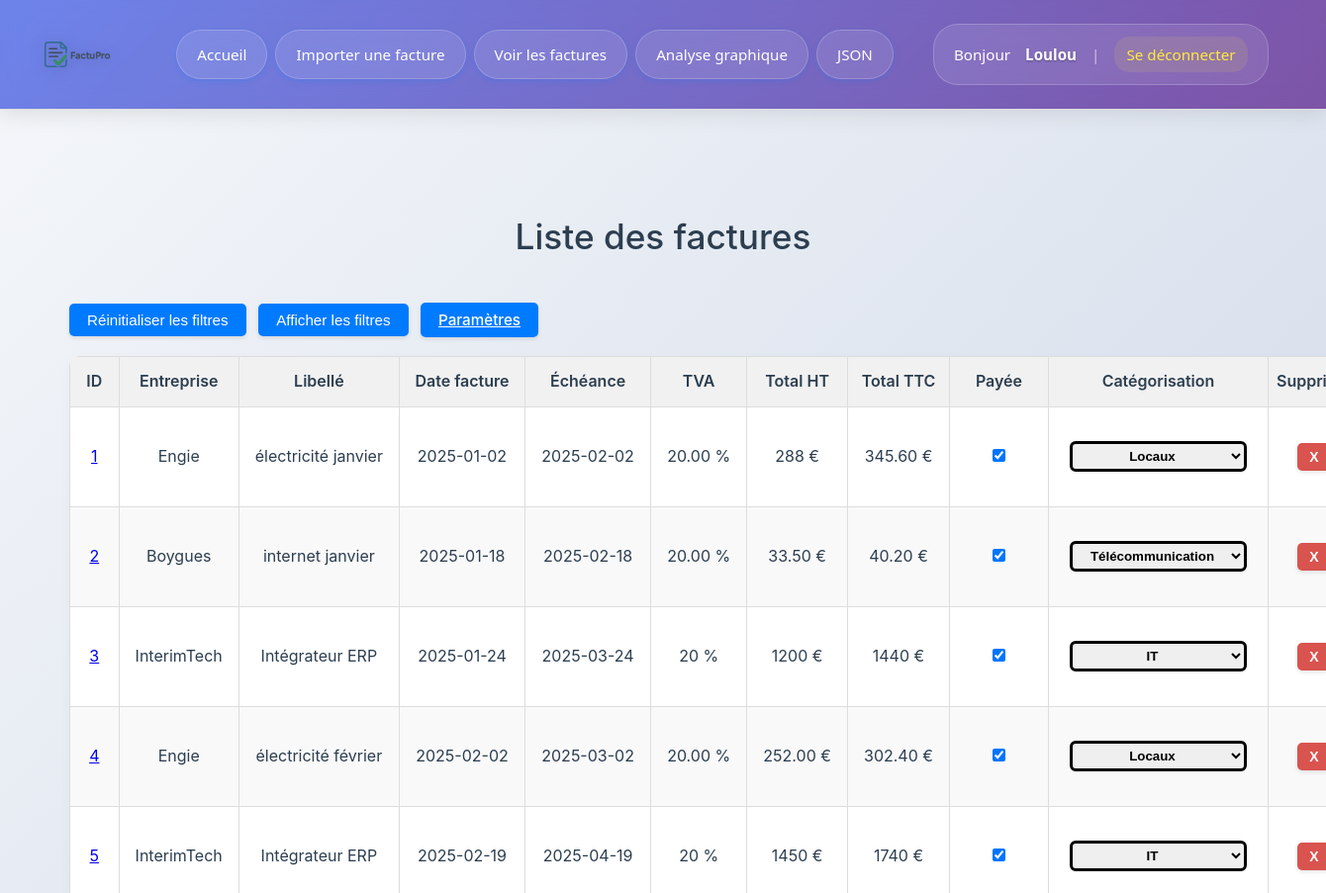
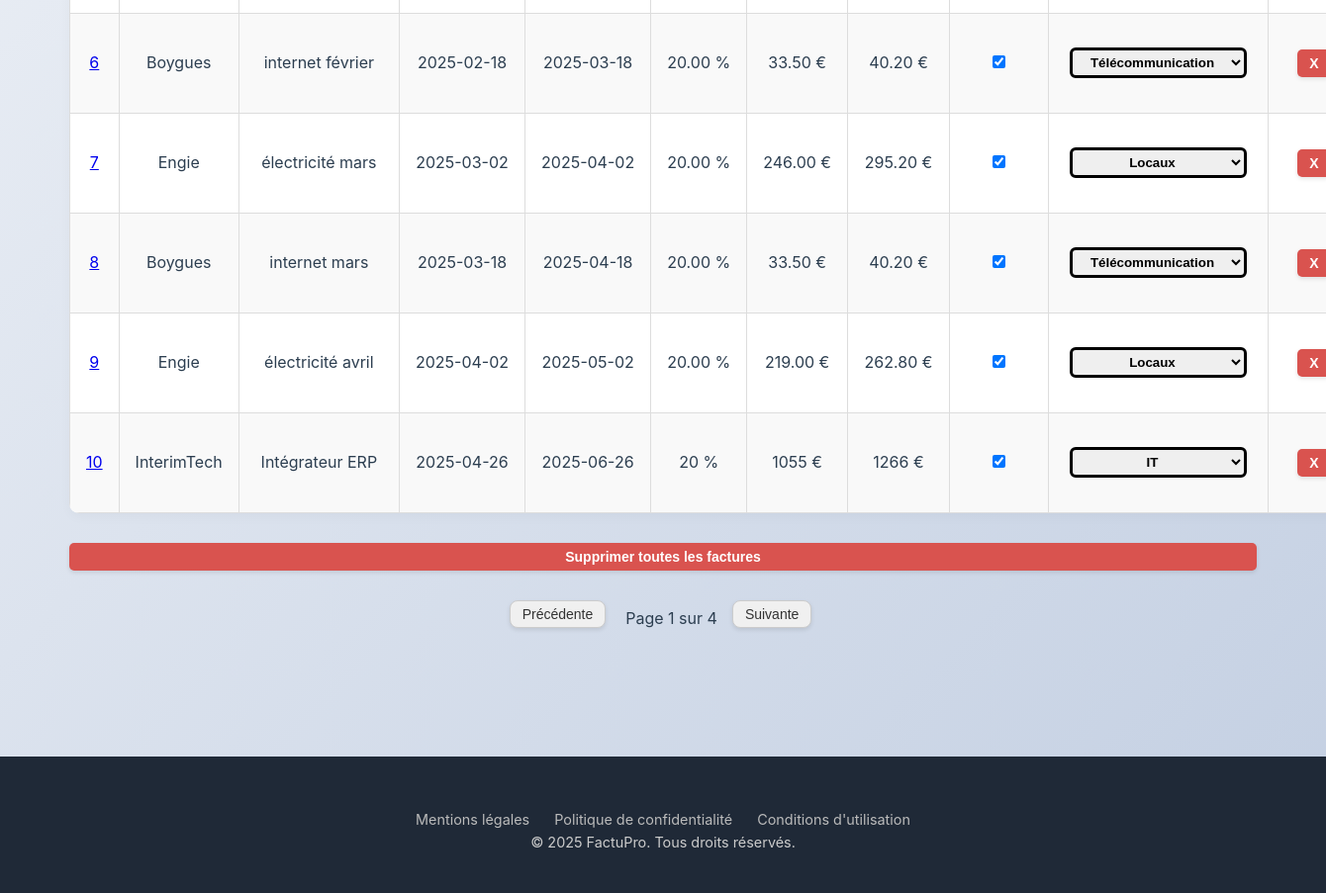
Screenshot of /factures (signed in) with the database file from the repository (2 pictures, top to bottom).
### tables this page shows
CREATE TABLE factures (
            id INTEGER PRIMARY KEY AUTOINCREMENT,
            fournisseur TEXT,
            date_facture TEXT,
            numero_facture TEXT,
            montant_total TEXT,
            TVA TEXT,
            utilisateur_id INTEGER,
            nom_fichier TEXT,
            facture_payee INTEGER DEFAULT 0,
            numero_client TEXT,
            echeance TEXT,
            somme_finale TEXT, categorie TEXT DEFAULT "Non-catégorisée",
            FOREIGN KEY (utilisateur_id) REFERENCES utilisateurs(id)
        );

### app.py (the view)
@app.route('/factures')
def afficher_factures():
    conn = sqlite3.connect('factures.db')
    conn.row_factory = sqlite3.Row
    c = conn.cursor()
    c.execute('SELECT * FROM factures WHERE utilisateur_id = ?', (session['utilisateur_id'],))
    factures = c.fetchall()
    conn.close()
    categories = get_categories()
    return render_template('factures.html', factures=factures, categories=categories)

### app.py (called while the page is built)
@app.before_request
def verifier_connexion():
    if request.endpoint in ['upload', 'afficher_factures', 'analyse'] and 'utilisateur_id' not in session:
        return redirect(url_for('login'))

def get_categories():
    conn = sqlite3.connect('categories.db')
    conn.row_factory = sqlite3.Row
    cursor = conn.cursor()
    cursor.execute("SELECT nom_categorie, couleur FROM categories")
    categories = cursor.fetchall()
    conn.close()
    return categories

@app.context_processor
def injecter_pseudo():
    return {"pseudo": session.get("pseudo")}

### templates/factures.html (shortened to what this page needs)
<!DOCTYPE html>
<html lang="fr">
  <head>
    <link rel="stylesheet" href="{{ url_for('static', filename='style.css') }}">
  </head>
  <body>
    {% include 'header.html' %}
    <div class="container">
      <h1>Liste des factures</h1>
      <button type="button" id="reset-filters-btn" class="standard-btn">Réinitialiser les filtres</button>
      <button id="toggle-filters-btn" class="standard-btn">Afficher les filtres</button>
      <a href="/parametres" class="standard-btn">Paramètres</a>
      <table id="table-factures">
        <thead>
          <tr>
            <th>ID</th>
            <th>
              Entreprise <br>
            </th>
            <th>
              Libellé <br>
            </th>
            <th>
              Date facture
            </th>
            <th>
              Échéance
            </th>
            <th>TVA</th>
            <th>Total HT</th>
            <th>Total TTC</th>
            <th>
              Payée <br>
            </th>
            <th>
              Catégorisation <br>
            </th>
            <th>Supprimer</th>
          </tr>
        </thead>
        <tbody>
          {% for f in factures %}
            <tr>
              <td>
                {% if f['nom_fichier'] %}
                  <a href="{{ url_for('telecharger_fichier', filename=f['nom_fichier']) }}" target="_blank" title="Télécharger la facture {{ f['id'] }}">
                    {{ f['id'] }}
                  </a>
                {% else %}
                  {{ f['id'] }}
                {% endif %}
              </td>
              <td>{{ f['fournisseur'] }}</td>
              <td>{{ f['numero_facture'] }}</td>
              <td>{{ f['date_facture'] }}</td>
              <td>{{ f['echeance'] }}</td>
              <td>{{ f['TVA'] }} %</td>
              <td>{{ f['somme_finale'] }} €</td>
              <td>{{ f['montant_total'] }} €</td>
              <td>
                <form action="{{ url_for('toggle_payee', facture_id=f['id']) }}" method="post">
                  <input type="checkbox" name="checkbox_paiement" {% if f['facture_payee'] == 1 %}checked{% endif %} onchange="this.form.submit()">
                </form>
              </td>
              <td class="categorie-cell {{ f['categorie']|lower|replace(' ', '_')|replace('é', 'e')|replace('-', '_') }}">
                <form method="POST" action="{{ url_for('modifier_categorie', facture_id=f['id']) }}">
                  <select name="categorie" onchange="this.form.submit()">
                    {% for cat in categories %}
                      <option value="{{ cat['nom_categorie'] }}" {% if f['categorie'] == cat['nom_categorie'] %}selected{% endif %}>
                        {{ cat['nom_categorie'] }}
                      </option>
                    {% endfor %}
                  </select>
                </form>
              </td>
              <td>
                <form method="POST" action="/supprimer/{{ f['id'] }}" onsubmit="return confirm('Confirmer la suppression ?');">
                  <button type="submit" class="danger">X</button>
                </form>
              </td>
            </tr>
          {% endfor %}
        </tbody>
      </table>
      <form method="POST" action="/supprimer_tout" onsubmit="return confirm('Supprimer toutes les factures ?');">
        <button type="submit" class="danger full">Supprimer toutes les factures</button>
      </form>
      <div id="pagination-controls" class="pagination">
        <button id="prevPage" disabled>Précédente</button>
        <span id="pageInfo">Page 1</span>
        <button id="nextPage">Suivante</button>
      </div>
    </div>
    {% include 'footer.html' %}
  </body>
</html>

### templates/header.html (shortened to what this page needs)
<!DOCTYPE html>
<html lang="fr">
<head>
</head>
<body>
    <header class="header">
        <div class="header-content">
            <div class="left-section">
                <div class="logo">
                    <img src="/static/logo.png" alt="Logo">
                </div>
                <nav class="nav-links">
                    <a href="/">Accueil</a>
                    <a href="/upload">Importer une facture</a>
                    <a href="/factures">Voir les factures</a>
                    <a href="/analyse">Analyse graphique</a>
                    <a href="/factures/json/page">JSON</a>
                </nav>
            </div>
            <div class="user-info">
                Bonjour <strong>{{ pseudo }}</strong>
                <span class="separator">|</span>
                <a href="/logout" class="logout-link">Se déconnecter</a>
            </div>
        </div>
    </header>
</body>
</html>

### templates/footer.html
<footer class="footer">
    <div class="links">
        <a href="#">Mentions légales</a>
        <a href="#">Politique de confidentialité</a>
        <a href="#">Conditions d'utilisation</a>
    </div>
        <p>&copy; 2025 FactuPro. Tous droits réservés.</p>
</footer>

### templates/header.html (style rules this page uses)
* { margin: 0; padding: 0; box-sizing: border-box; }
.header { background: linear-gradient(135deg, #667eea 0%, #764ba2 100%); box-shadow: 0 4px 20px rgba(0, 0, 0, 0.1); padding: 0; position: relative; overflow: hidden; }
.header::before { content: ''; position: absolute; top: 0; left: 0; right: 0; bottom: 0; background: rgba(255, 255, 255, 0.05); backdrop-filter: blur(10px); }
.header-content { display: flex; align-items: center; justify-content: space-between; padding: 15px 40px 15px 20px; position: relative; z-index: 2; max-width: 1400px; margin: 0 auto; }
.left-section { display: flex; align-items: center; gap: 50px; flex: 1; max-width: 70%; }
.logo { display: flex; align-items: center; flex-shrink: 0; margin-right: 10px; }
.logo img { height: 80px; width: auto; filter: drop-shadow(0 2px 8px rgba(0, 0, 0, 0.2)); transition: transform 0.3s ease; }
.nav-links { display: flex; align-items: center; gap: 8px; }
.nav-links a { color: white; text-decoration: none; padding: 12px 20px; border-radius: 25px; font-weight: 500; font-size: 0.95em; transition: all 0.3s cubic-bezier(0.4, 0, 0.2, 1); position: relative; overflow: hidden; background: rgba(255, 255, 255, 0.1); backdrop-filter: blur(10px); border: 1px solid rgba(255, 255, 255, 0.2); }
.nav-links a::before { content: ''; position: absolute; top: 0; left: -100%; width: 100%; height: 100%; background: linear-gradient(90deg, transparent, rgba(255, 255, 255, 0.2), transparent); transition: left 0.5s; }
.user-info { color: white; font-size: 0.95em; font-weight: 500; display: flex; align-items: center; gap: 15px; background: rgba(255, 255, 255, 0.1); backdrop-filter: blur(10px); padding: 12px 20px; border-radius: 25px; border: 1px solid rgba(255, 255, 255, 0.2); flex-shrink: 0; margin-left: 40px; }
.user-info strong { color: #fff; text-shadow: 0 1px 2px rgba(0, 0, 0, 0.3); }
.user-info .separator { color: rgba(255, 255, 255, 0.6); font-weight: 300; }
.logout-link { color: #ffeb3b !important; text-decoration: none; font-weight: 600; transition: all 0.3s ease; padding: 6px 12px; border-radius: 15px; background: rgba(255, 235, 59, 0.1); }
.header-content > * { animation: slideInFromTop 0.6s ease-out; }
.nav-links a:nth-child(1) { animation-delay: 0.1s; }
.nav-links a:nth-child(2) { animation-delay: 0.2s; }
.nav-links a:nth-child(3) { animation-delay: 0.3s; }
.nav-links a:nth-child(4) { animation-delay: 0.4s; }
.nav-links a:nth-child(5) { animation-delay: 0.5s; }

### rows the page displays
factures: id "1", fournisseur "Engie", numero_facture "électricité janvier", date_facture "2025-01-02", echeance "2025-02-02", TVA "20.00", somme_finale "288", montant_total "345.60", facture_payee "☑", categorie "Locaux"
factures: id "2", fournisseur "Boygues", numero_facture "internet janvier", date_facture "2025-01-18", echeance "2025-02-18", TVA "20.00", somme_finale "33.50", montant_total "40.20", facture_payee "☑", categorie "Télécommunication"
factures: id "3", fournisseur "InterimTech", numero_facture "Intégrateur ERP", date_facture "2025-01-24", echeance "2025-03-24", TVA "20", somme_finale "1200", montant_total "1440", facture_payee "☑", categorie "IT"
factures: id "4", fournisseur "Engie", numero_facture "électricité février", date_facture "2025-02-02", echeance "2025-03-02", TVA "20.00", somme_finale "252.00", montant_total "302.40", facture_payee "☑", categorie "Locaux"
factures: id "5", fournisseur "InterimTech", numero_facture "Intégrateur ERP", date_facture "2025-02-19", echeance "2025-04-19", TVA "20", somme_finale "1450", montant_total "1740", facture_payee "☑", categorie "IT"
factures: id "6", fournisseur "Boygues", numero_facture "internet février", date_facture "2025-02-18", echeance "2025-03-18", TVA "20.00", somme_finale "33.50", montant_total "40.20", facture_payee "☑", categorie "Télécommunication"
factures: id "7", fournisseur "Engie", numero_facture "électricité mars", date_facture "2025-03-02", echeance "2025-04-02", TVA "20.00", somme_finale "246.00", montant_total "295.20", facture_payee "☑", categorie "Locaux"
factures: id "8", fournisseur "Boygues", numero_facture "internet mars", date_facture "2025-03-18", echeance "2025-04-18", TVA "20.00", somme_finale "33.50", montant_total "40.20", facture_payee "☑", categorie "Télécommunication"
factures: id "9", fournisseur "Engie", numero_facture "électricité avril", date_facture "2025-04-02", echeance "2025-05-02", TVA "20.00", somme_finale "219.00", montant_total "262.80", facture_payee "☑", categorie "Locaux"
factures: id "10", fournisseur "InterimTech", numero_facture "Intégrateur ERP", date_facture "2025-04-26", echeance "2025-06-26", TVA "20", somme_finale "1055", montant_total "1266", facture_payee "☑", categorie "IT"

### other values shown
{{ pseudo }} "Loulou"
